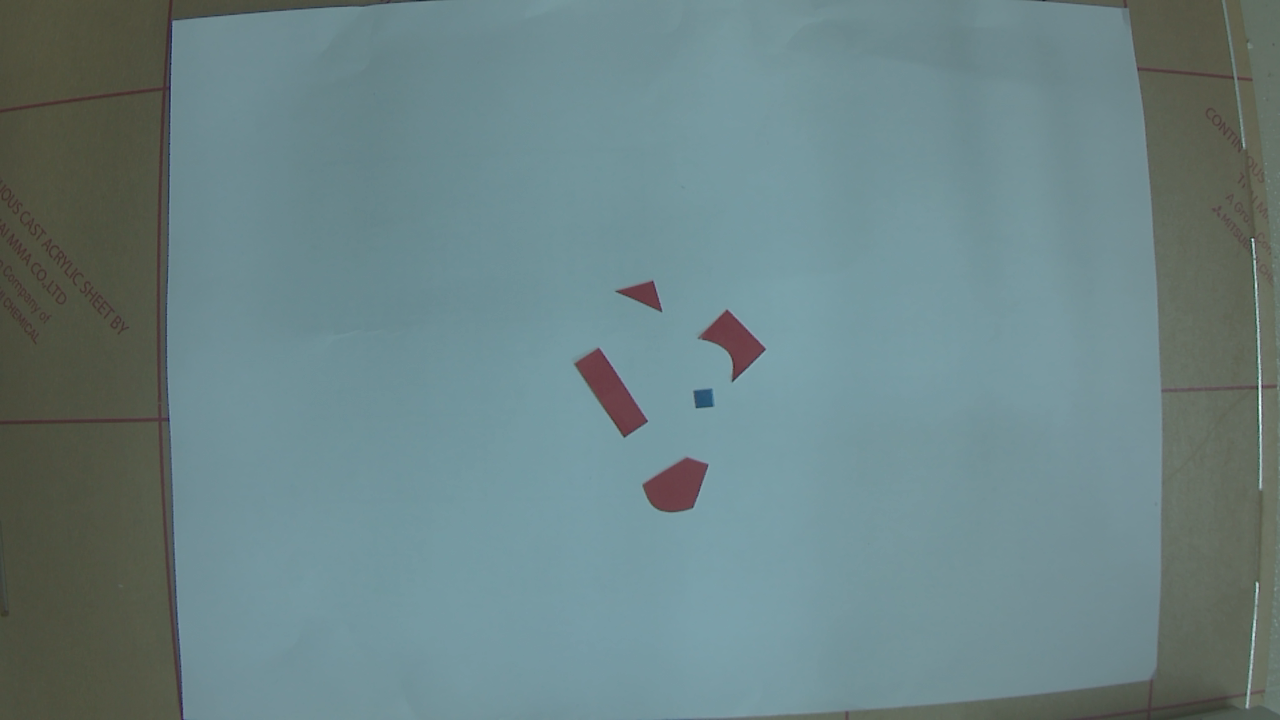
#> input picture img/2.png, 1280 x 720 px
$ python case2.py
#> lines starting #> are read from the running program, lines starting #| are printed output that depends on the picture; after the words box and inside, x2 and y2 are one past the last pixel; in counts of white or black regions, pixels touching at a corner belong together
#> further down, originalImage is the input picture: shape (720, 1280, 3); mean B, G, R 133.1, 131.4, 107.6
import cv2 as cv
import cv2
import numpy as np
import argparse

def center_crop(img, dim):
#> called with dim = (500, 400)
    width, height = img.shape[1], img.shape[0]
#> width = 1280; height = 720
    # process crop width and height for max available dimension
    crop_width = dim[0] if dim[0]<img.shape[1] else img.shape[1]
#> crop_width = 500
    crop_height = dim[1] if dim[1]<img.shape[0] else img.shape[0]
#> crop_height = 400
    mid_x, mid_y = int(width/2), int(height/2)
#> mid_x = 640; mid_y = 360
    cw2, ch2 = int(crop_width/2), int(crop_height/2)
#> cw2 = 250; ch2 = 200
    crop_img = img[mid_y-ch2:mid_y+ch2, mid_x-cw2:mid_x+cw2]
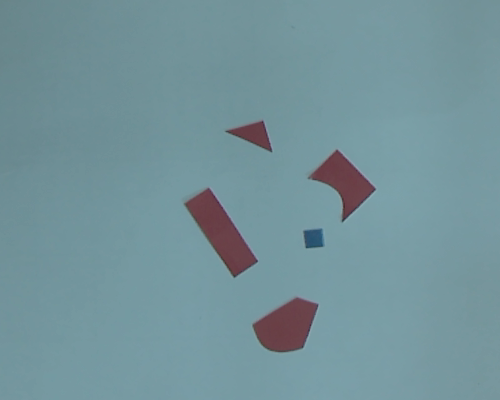
#> crop_img: shape (400, 500, 3); mean B, G, R 154.6, 147.2, 116
    return crop_img

originalImage  = cv.imread('../../img/2.png')
# cv.imshow("originalImage", originalImage)
# cv.waitKey(0)

originalImage =  center_crop(originalImage,(500,400))
cv2.imshow("img drop", originalImage)
cv2.waitKey(0)

# originalImage = cv.cvtColor(originalImage , cv.COLOR_BGR2RGB)
# cv.imshow("originalImage", originalImage)
# cv.waitKey(0)

cannyImage = cv.Canny(originalImage,10,200)
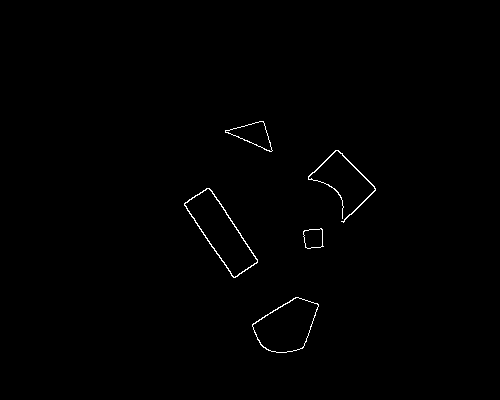
#> cannyImage: shape (400, 500); 0.5% white in thin lines or dots, all inside (x1, y1, x2, y2) = (184, 121, 376, 353)
cv2.imshow("cannyImage", cannyImage)
cv2.waitKey(0)

#> (the run stopped early here; a loop or call above may not have finished)

$ run again, with img/10.png copied over img/2.png
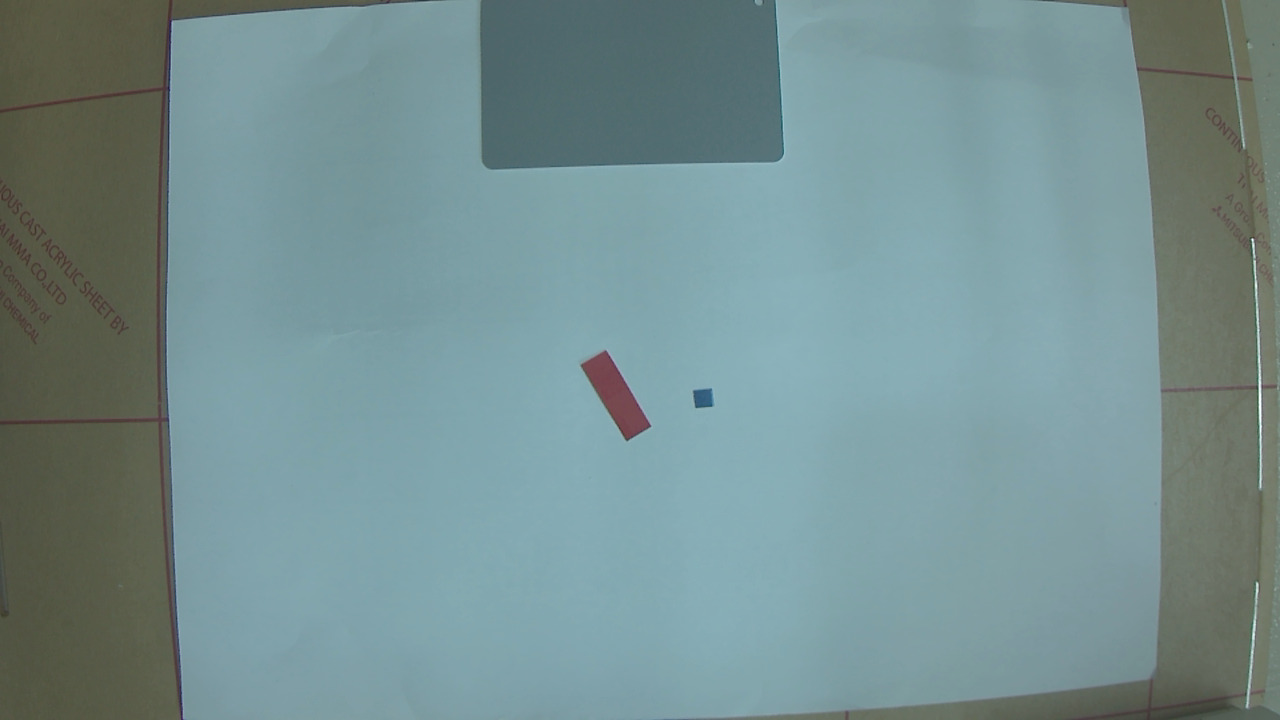
#> input picture img/10.png, 1280 x 720 px
#> originalImage is the input picture: shape (720, 1280, 3); mean B, G, R 144.2, 143.4, 117.6
#> in center_crop, `crop_img = img[mid_y-ch2:mid_y+ch2, mid_x-cw2:mid_x+cw2]`:
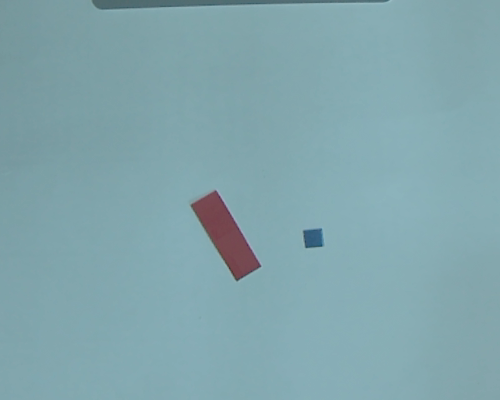
#> crop_img: shape (400, 500, 3); mean B, G, R 172.7, 165.7, 130.2
#> `cannyImage = cv.Canny(originalImage,10,200)`:
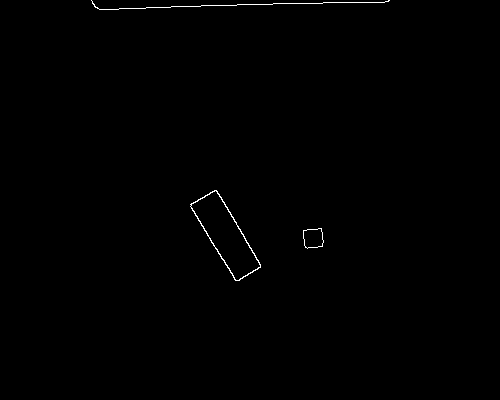
#> cannyImage: shape (400, 500); 0.35% white in thin lines or dots, all inside (x1, y1, x2, y2) = (91, 0, 390, 281)
